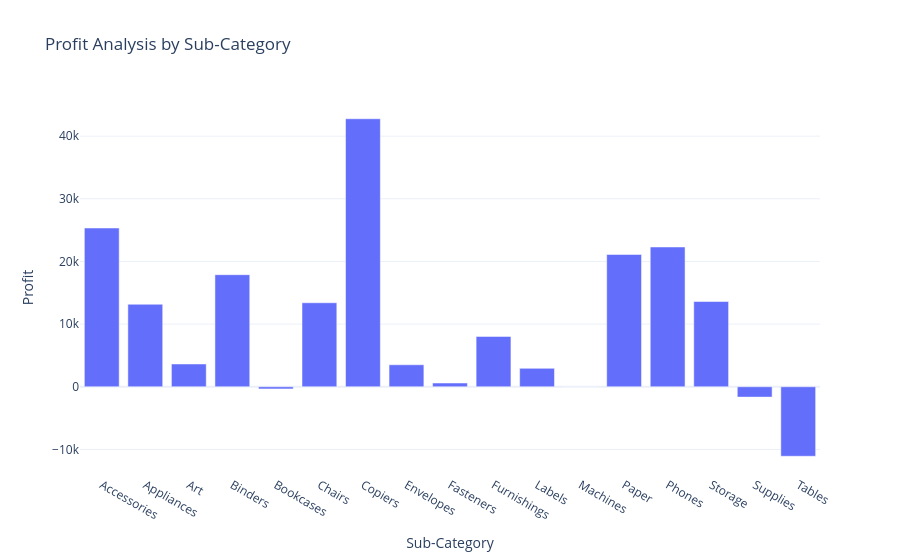

Write notebook code for a chart like this one.
### Markdown cell above
# Profit Analysis by Sub-Category

### Code cell
profit_by_subcategory = data.groupby('Sub-Category')['Profit'].sum().reset_index()
fig = px.bar(profit_by_subcategory, x='Sub-Category', 
             y='Profit', 
             title='Profit Analysis by Sub-Category')
fig.show()

### Figure 1 — Plotly figure (JSON) as saved in the notebook; plotly's stock layout.template omitted (floating-point values rounded to 4 significant figures)
{"data": [{"alignmentgroup": "True", "hovertemplate": "Sub-Category=%{x}<br>Profit=%{y}<extra></extra>", "legendgroup": "", "marker": {"color": "#636efa", "pattern": {"shape": ""}}, "name": "", "offsetgroup": "", "orientation": "v", "showlegend": false, "textposition": "auto", "type": "bar", "x": ["Accessories", "Appliances", "Art", "Binders", "Bookcases", "Chairs", "Copiers", "Envelopes", "Fasteners", "Furnishings", "Labels", "Machines", "Paper", "Phones", "Storage", "Supplies", "Tables"], "xaxis": "x", "y": [25340.0, 13170.0, 3636.0, 17890.0, -342.9, 13410.0, 42770.0, 3509.0, 598.4, 8034.0, 2937.0, 38.1, 21110.0, 22310.0, 13610.0, -1654.0, -11090.0], "yaxis": "y"}], "layout": {"autosize": true, "barmode": "relative", "legend": {"tracegroupgap": 0}, "title": {"text": "Profit Analysis by Sub-Category"}, "xaxis": {"anchor": "y", "autorange": true, "domain": [0, 1], "range": [-0.5, 16.5], "title": {"text": "Sub-Category"}, "type": "category"}, "yaxis": {"anchor": "x", "autorange": true, "domain": [0, 1], "range": [-14080.0, 45770.0], "title": {"text": "Profit"}, "type": "linear"}}}
